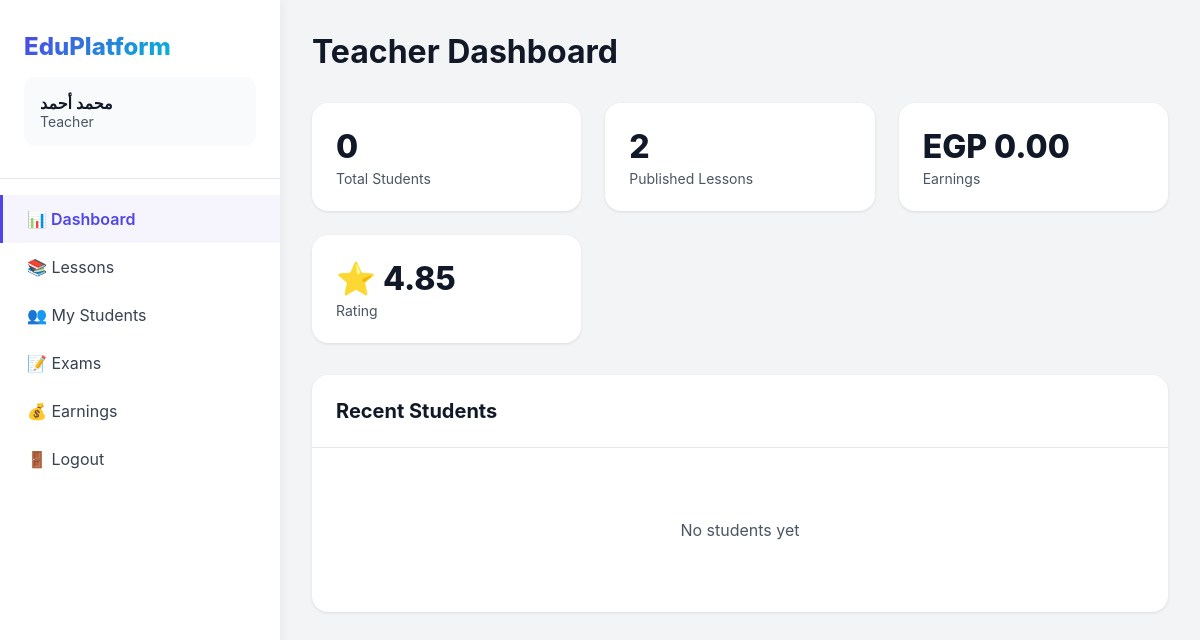
The page /teacher.php (signed in) on the database its author committed.
### tables this page shows
CREATE TABLE IF NOT EXISTS `users` (
  `id` INT UNSIGNED AUTO_INCREMENT PRIMARY KEY,
  `role` ENUM('admin', 'teacher', 'student', 'support') NOT NULL DEFAULT 'student',
  `name` VARCHAR(255) NOT NULL,
  `email` VARCHAR(255) UNIQUE,
  `phone` VARCHAR(20) UNIQUE,
  `password_hash` VARCHAR(255) NOT NULL,
  `lang` ENUM('en', 'ar') DEFAULT 'en',
  `year_id` INT UNSIGNED DEFAULT NULL COMMENT 'Academic year for students',
  `stream` ENUM('scientific', 'literary') DEFAULT NULL COMMENT 'Student stream',
  `status` ENUM('active', 'suspended', 'banned') DEFAULT 'active',
  `email_verified` BOOLEAN DEFAULT FALSE,
  `phone_verified` BOOLEAN DEFAULT FALSE,
  `last_login` DATETIME DEFAULT NULL,
  `created_at` DATETIME DEFAULT CURRENT_TIMESTAMP,
  `updated_at` DATETIME DEFAULT CURRENT_TIMESTAMP ON UPDATE CURRENT_TIMESTAMP,
  INDEX `idx_role` (`role`),
  INDEX `idx_status` (`status`),
  INDEX `idx_email` (`email`)
);

CREATE TABLE IF NOT EXISTS `teacher_profiles` (
  `id` INT UNSIGNED AUTO_INCREMENT PRIMARY KEY,
  `user_id` INT UNSIGNED NOT NULL UNIQUE,
  `bio_en` TEXT,
  `bio_ar` TEXT,
  `subjects` JSON COMMENT 'Array of subject IDs',
  `years_experience` INT UNSIGNED DEFAULT 0,
  `approved` ENUM('pending', 'approved', 'rejected') DEFAULT 'pending',
  `approved_at` DATETIME DEFAULT NULL,
  `approved_by` INT UNSIGNED DEFAULT NULL,
  `commission_rate` DECIMAL(5,4) DEFAULT 0.2000 COMMENT 'Platform commission (0.2 = 20%)',
  `payout_info` JSON COMMENT 'Bank/wallet details',
  `total_earnings` DECIMAL(10,2) DEFAULT 0.00,
  `total_students` INT UNSIGNED DEFAULT 0,
  `rating` DECIMAL(3,2) DEFAULT 0.00,
  `rating_count` INT UNSIGNED DEFAULT 0,
  `created_at` DATETIME DEFAULT CURRENT_TIMESTAMP,
  FOREIGN KEY (`user_id`) REFERENCES `users`(`id`) ON DELETE CASCADE,
  INDEX `idx_approved` (`approved`),
  INDEX `idx_rating` (`rating`)
);

### helpers.php (called while the page is built, shortened)
<?php
require_once __DIR__ . '/db.php';
function isLoggedIn() {
    return isset($_SESSION['user_id']) && isset($_SESSION['user_role']);
}
function getCurrentUserId() {
    return $_SESSION['user_id'] ?? null;
}
function getCurrentUser() {
    static $user = null;
    if ($user === null) {
        $user = db()->fetchOne(
            "SELECT id, role, name, email, phone, lang, year_id, stream, status, created_at
             FROM users WHERE id = ?",
            [getCurrentUserId()]
        );
    }
    return $user;
}
function getCurrentLang() {
    return 'en';
}
function t($key, $lang = null) {
    $lang = $lang ?? getCurrentLang();
    $translations = getTranslations();
    if (isset($translations[$key][$lang])) {
        return $translations[$key][$lang];
    }
    return $key;
}
function isRtl() {
    return getCurrentLang() === 'ar';
}
function e($string) {
    return htmlspecialchars($string ?? '', ENT_QUOTES, 'UTF-8');
}
function formatPrice($amount, $currency = 'EGP') {
    $lang = getCurrentLang();
    return $currency . ' ' . number_format($amount, 2);
}

### db.php (called while the page is built, shortened)
<?php
class Database {
    private static $instance = null;
    private $pdo;
    private function __construct() {
        try {
            $dsn = "mysql:host=" . DB_HOST . ";dbname=" . DB_NAME . ";charset=" . DB_CHARSET;
            $options = [
                PDO::ATTR_ERRMODE => PDO::ERRMODE_EXCEPTION,
                PDO::ATTR_DEFAULT_FETCH_MODE => PDO::FETCH_ASSOC,
                PDO::ATTR_EMULATE_PREPARES => false,
                PDO::MYSQL_ATTR_INIT_COMMAND => "SET NAMES " . DB_CHARSET
            ];
            $this->pdo = new PDO($dsn, DB_USER, DB_PASS, $options);
        } catch (PDOException $e) {
            error_log("Database connection failed: " . $e->getMessage());
            die("Database connection error. Please contact support.");
        }
    }
    public static function getInstance() {
        if (self::$instance === null) {
            self::$instance = new self();
        }
        return self::$instance;
    }
    public function query($sql, $params = []) {
        try {
            $stmt = $this->pdo->prepare($sql);
            $stmt->execute($params);
            return $stmt;
        } catch (PDOException $e) {
            $this->logError($sql, $params, $e);
            throw $e;
        }
    }
    public function fetchOne($sql, $params = []) {
        $stmt = $this->query($sql, $params);
        return $stmt->fetch();
    }
}
function db() {
    return Database::getInstance();
}

### teacher.php (the view, shortened to what this page needs)
<?php
require_once __DIR__ . '/db.php';
require_once __DIR__ . '/helpers.php';
$user = getCurrentUser();
$currentLang = getCurrentLang();
$isRtl = isRtl();
$tab = $_GET['tab'] ?? 'dashboard';
$profile = db()->fetchOne("SELECT * FROM teacher_profiles WHERE user_id = ?", [$user['id']]);
$stats = [
    'total_students' => $profile['total_students'] ?? 0,
    'total_lessons' => db()->fetchOne("SELECT COUNT(*) as count FROM lessons WHERE teacher_id = ?", [$user['id']])['count'],
    'total_earnings' => $profile['total_earnings'] ?? 0,
    'rating' => $profile['rating'] ?? 0,
];
$recentStudents = db()->fetchAll(
    "SELECT DISTINCT u.id, u.name, u.email, s.created_at, s.status, s.end_at
     FROM subscriptions s
     INNER JOIN users u ON s.student_id = u.id
     WHERE s.teacher_id = ?
     ORDER BY s.created_at DESC
     LIMIT 10",
    [$user['id']]
);
?>
<!DOCTYPE html>
<html lang="<?= $currentLang ?>" dir="<?= $isRtl ? 'rtl' : 'ltr' ?>">
<head>
</head>
<body>
    <div class="dashboard">
        <aside class="sidebar">
            <div class="sidebar-header">
                <a href="/teacher.php" class="sidebar-brand"><?= e(t('app_name')) ?></a>
                <div class="sidebar-user">
                    <div class="sidebar-user-name"><?= e($user['name']) ?></div>
                    <div class="sidebar-user-role"><?= t('teacher') ?></div>
                </div>
            </div>
            <nav class="sidebar-nav">
                <a href="?tab=dashboard" class="sidebar-nav-item <?= $tab === 'dashboard' ? 'active' : '' ?>">📊 <?= t('dashboard') ?></a>
                <a href="?tab=lessons" class="sidebar-nav-item <?= $tab === 'lessons' ? 'active' : '' ?>">📚 <?= t('lessons') ?></a>
                <a href="?tab=students" class="sidebar-nav-item <?= $tab === 'students' ? 'active' : '' ?>">👥 <?= t('my_students') ?></a>
                <a href="?tab=exams" class="sidebar-nav-item <?= $tab === 'exams' ? 'active' : '' ?>">📝 <?= t('exams') ?></a>
                <a href="?tab=earnings" class="sidebar-nav-item <?= $tab === 'earnings' ? 'active' : '' ?>">💰 <?= t('earnings') ?></a>
                <a href="/auth.php?action=logout" class="sidebar-nav-item">🚪 <?= t('logout') ?></a>
            </nav>
        </aside>
        <main class="main-content">
            <?php if ($tab === 'dashboard'): ?>
            <div class="header">
                <h1 class="header-title"><?= $currentLang === 'ar' ? 'لوحة المعلم' : 'Teacher Dashboard' ?></h1>
            </div>
            <div class="stats-grid">
                <div class="stat-card">
                    <div class="stat-card-value"><?= $stats['total_students'] ?></div>
                    <div class="stat-card-label"><?= $currentLang === 'ar' ? 'إجمالي الطلاب' : 'Total Students' ?></div>
                </div>
                <div class="stat-card">
                    <div class="stat-card-value"><?= $stats['total_lessons'] ?></div>
                    <div class="stat-card-label"><?= $currentLang === 'ar' ? 'الدروس المنشورة' : 'Published Lessons' ?></div>
                </div>
                <div class="stat-card">
                    <div class="stat-card-value"><?= formatPrice($stats['total_earnings'], 'EGP') ?></div>
                    <div class="stat-card-label"><?= t('earnings') ?></div>
                </div>
                <div class="stat-card">
                    <div class="stat-card-value">⭐ <?= number_format($stats['rating'], 2) ?></div>
                    <div class="stat-card-label"><?= $currentLang === 'ar' ? 'التقييم' : 'Rating' ?></div>
                </div>
            </div>
            <div class="card">
                <div class="card-header"><h2 class="card-title"><?= $currentLang === 'ar' ? 'الطلاب الجدد' : 'Recent Students' ?></h2></div>
                <div class="card-body">
                    <?php if (empty($recentStudents)): ?>
                    <div class="empty-state"><?= $currentLang === 'ar' ? 'لا يوجد طلاب بعد' : 'No students yet' ?></div>
                    <?php endif; ?>
                </div>
            </div>
            <?php endif; ?>
        </main>
    </div>
</body>
</html>

### rows shown on the page
users: name "محمد أحمد"
teacher_profiles: total_students "0", user "2", total_earnings "EGP 0.00", rating "4.85"

### other values the page prints
t('app_name') "EduPlatform"
t('teacher') "Teacher"
t('dashboard') "Dashboard"
t('lessons') "Lessons"
t('my_students') "My Students"
t('exams') "Exams"
t('earnings') "Earnings"
t('logout') "Logout"
